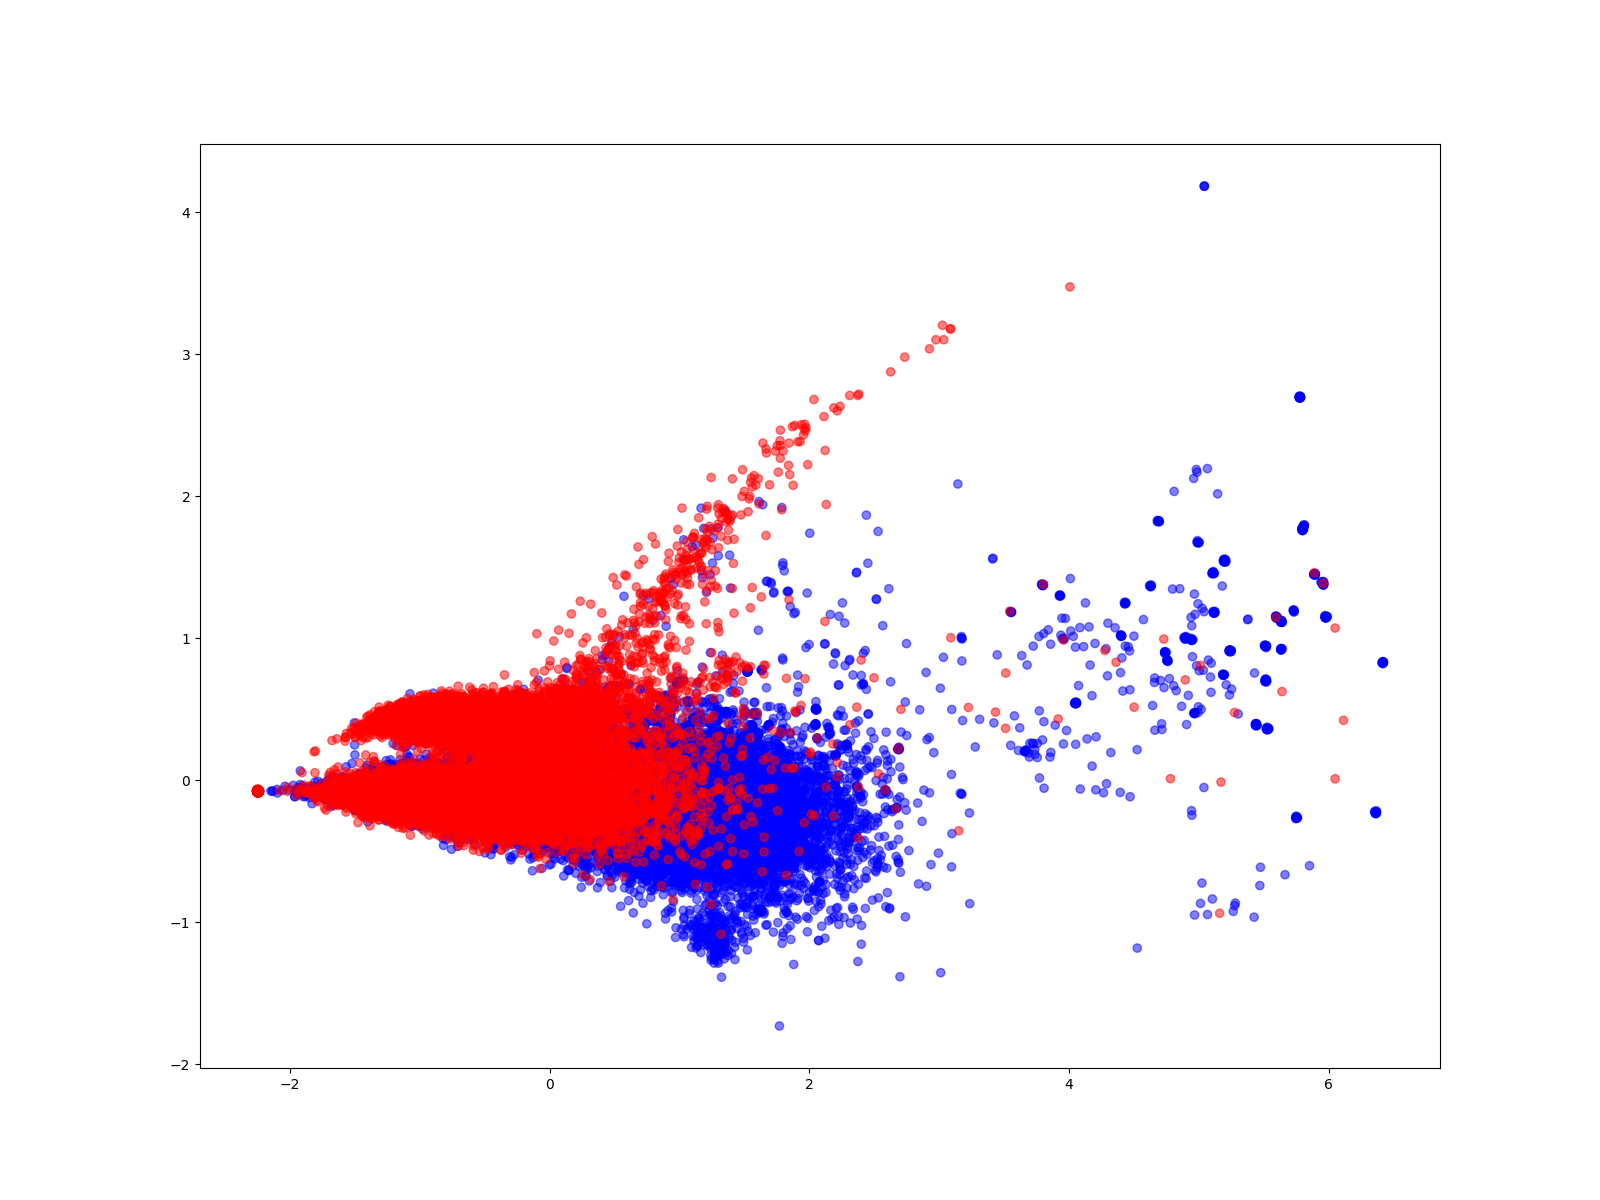

The Python source for this figure:
import matplotlib.pyplot as plt
from math import isclose
from sklearn.decomposition import PCA
import os
import networkx as nx
import numpy as np
import pandas as pd
from stellargraph import StellarGraph, datasets
from stellargraph.data import EdgeSplitter
from collections import Counter
import multiprocessing
from IPython.display import display, HTML
from sklearn.model_selection import train_test_split
from stellargraph.mapper import KGTripleGenerator
from stellargraph.layer import ComplEx
from tensorflow.keras import callbacks, optimizers, losses, metrics, regularizers, Model

#access the data
g0 = nx.read_graphml('/srv/abacus-1/txnetworks_blockchains/bitcoin/heur_1_networks_day/2019-12-31.graphml.bz2')
for i in range(1, 10):
    globals()["g"+str(i)] = nx.read_graphml('/srv/abacus-1/txnetworks_blockchains/bitcoin/heur_1_networks_day/2020-01-0' + str(i) + '.graphml.bz2')
for j in range(10,32):
    globals()["g"+str(j)] = nx.read_graphml('/srv/abacus-1/txnetworks_blockchains/bitcoin/heur_1_networks_day/2020-01-' + str(j) + '.graphml.bz2')

#compose g1-g31
R = nx.compose(g1, g2)
attr_n_tx = {e: g1.edges[e]['n_tx'] + g2.edges[e]['n_tx'] for e in g1.edges & g2.edges}
nx.set_edge_attributes(R, attr_n_tx, 'n_tx')
attr_value = {e: g1.edges[e]['value'] + g2.edges[e]['value'] for e in g1.edges & g2.edges}
nx.set_edge_attributes(R, attr_value, 'value')
for i in range(3,32):
    R = nx.compose(R, globals()["g"+str(i)])
    attr_n_tx = {e: R.edges[e]['n_tx'] + globals()["g"+str(i)].edges[e]['n_tx'] for e in R.edges & globals()["g"+str(i)].edges}
    nx.set_edge_attributes(R, attr_n_tx, 'n_tx')
    attr_value = {e: R.edges[e]['value'] + globals()["g"+str(i)].edges[e]['value'] for e in R.edges & globals()["g"+str(i)].edges}
    nx.set_edge_attributes(R, attr_value, 'value')
    i += 1

#g_newlinks
g_newlinks = R.copy()
g_newlinks.remove_nodes_from(n for n in R if n not in g0)
print('g_newlinks.number_of_nodes: '+ str(g_newlinks.number_of_nodes()))
print('g_newlinks.number_of_edges: ' + str(g_newlinks.number_of_edges()))

#g_oldlinks
g_oldlinks = g_newlinks.copy()
g_oldlinks.remove_edges_from(e for e in R.edges if e not in g0.edges)
print('g_oldlinks.number_of_nodes: ' + str(g_oldlinks.number_of_nodes()))
print('g_oldlinks.number_of_edges: ' + str(g_oldlinks.number_of_edges()))

g_newlinks = StellarGraph.from_networkx(g_newlinks,edge_weight_attr="n_tx" and "value")
print(g_newlinks.info())

# Define an edge splitter on the original graph:
edge_splitter_test = EdgeSplitter(g_newlinks)

# Randomly sample a fraction p=0.1 of all positive links, and same number of negative links, from graph, and obtain the
# reduced graph graph_test with the sampled links removed:
graph_test, examples_test, labels_test = edge_splitter_test.train_test_split(
    p=0.1, method="global"
)
#graph_test = StellarGraph.from_networkx(graph_test)
print(graph_test.info())

# Do the same process to compute a training subset from within the test graph
edge_splitter_train = EdgeSplitter(graph_test, g_newlinks)
graph_train, examples, labels = edge_splitter_train.train_test_split(
    p=0.1, method="global"
)
(
    examples_train,
    examples_model_selection,
    labels_train,
    labels_model_selection,
) = train_test_split(examples, labels, train_size=0.75, test_size=0.25)

print(graph_train.info())

df1 = pd.DataFrame(
    [
        (
            "Training Set",
            len(examples_train),
            "Train Graph",
            "Old Graph",
            "Train the Link Classifier",
        ),
        (
            "Model Selection",
            len(examples_model_selection),
            "Train Graph",
            "Old Graph",
            "Select the best Link Classifier model",
        ),
        (
            "Test set",
            len(examples_test),
            "Test Graph",
            "New Graph",
            "Evaluate the best Link Classifier",
        ),
    ],
    columns=("Split", "Number of Examples", "Hidden from", "Picked from", "Use"),
).set_index("Split")
display(df1)

p = 1.0
q = 1.0
dimensions = 128
num_walks = 1
walk_length = 100
window_size = 10
num_epochs = 1
workers = multiprocessing.cpu_count()

from stellargraph.data import BiasedRandomWalk
from gensim.models import Word2Vec


def node2vec_embedding(graph, name):
    rw = BiasedRandomWalk(graph)
    walks = rw.run(graph.nodes(), n=num_walks, length=walk_length, p=p, q=q)
    print(f"Number of random walks for '{name}': {len(walks)}")

    model = Word2Vec(
        walks,
        vector_size=dimensions,
        window=window_size,
        min_count=0,
        sg=1,
        workers=workers,
        epochs=num_epochs,
    )

    def get_embedding(u):
        return model.wv[u]

    return get_embedding

embedding_train = node2vec_embedding(graph_train, "Train Graph")

from sklearn.pipeline import Pipeline
from sklearn.linear_model import LogisticRegressionCV
from sklearn.metrics import roc_auc_score
from sklearn.preprocessing import StandardScaler


# 1. link embeddings
def link_examples_to_features(link_examples, transform_node, binary_operator):
    return [
        binary_operator(transform_node(src), transform_node(dst))
        for src, dst in link_examples
    ]


# 2. training classifier
def train_link_prediction_model(
    link_examples, link_labels, get_embedding, binary_operator
):
    clf = link_prediction_classifier()
    link_features = link_examples_to_features(
        link_examples, get_embedding, binary_operator
    )
    clf.fit(link_features, link_labels)
    return clf


def link_prediction_classifier(max_iter=2000):
    lr_clf = LogisticRegressionCV(Cs=10, cv=10, scoring="roc_auc", max_iter=max_iter)
    return Pipeline(steps=[("sc", StandardScaler()), ("clf", lr_clf)])


# 3. and 4. evaluate classifier
def evaluate_link_prediction_model(
    clf, link_examples_test, link_labels_test, get_embedding, binary_operator
):
    link_features_test = link_examples_to_features(
        link_examples_test, get_embedding, binary_operator
    )
    score = evaluate_roc_auc(clf, link_features_test, link_labels_test)
    return score


def evaluate_roc_auc(clf, link_features, link_labels):
    predicted = clf.predict_proba(link_features)

    # check which class corresponds to positive links
    positive_column = list(clf.classes_).index(1)
    return roc_auc_score(link_labels, predicted[:, positive_column])

def operator_hadamard(u, v):
    return u * v


def operator_l1(u, v):
    return np.abs(u - v)


def operator_l2(u, v):
    return (u - v) ** 2


def run_link_prediction(binary_operator):
    clf = train_link_prediction_model(
        examples_train, labels_train, embedding_train, binary_operator
    )
    score = evaluate_link_prediction_model(
        clf,
        examples_model_selection,
        labels_model_selection,
        embedding_train,
        binary_operator,
    )

    return {
        "classifier": clf,
        "binary_operator": binary_operator,
        "score": score,
    }


binary_operators = [operator_hadamard, operator_l1, operator_l2]

results = [run_link_prediction(op) for op in binary_operators]
best_result = max(results, key=lambda result: result["score"])

print(f"Best result from '{best_result['binary_operator'].__name__}'")

df2=pd.DataFrame(
    [(result["binary_operator"].__name__, result["score"]) for result in results],
    columns=("name", "ROC AUC score"),
).set_index("name")
display(df2)

embedding_test = node2vec_embedding(graph_test, "Test Graph")

test_score = evaluate_link_prediction_model(
    best_result["classifier"],
    examples_test,
    labels_test,
    embedding_test,
    best_result["binary_operator"],
)
print(
    f"ROC AUC score on test set using '{best_result['binary_operator'].__name__}': {test_score}"
)

# Calculate edge features for test data
link_features = link_examples_to_features(
    examples_test, embedding_test, best_result["binary_operator"]
)

# Learn a projection from 128 dimensions to 2
pca = PCA(n_components=2)
X_transformed = pca.fit_transform(link_features)

# plot the 2-dimensional points
plt.figure(figsize=(16, 12))
plt.scatter(
    X_transformed[:, 0],
    X_transformed[:, 1],
    c=np.where(labels_test == 1, "b", "r"),
    alpha=0.5,
)
plt.show()
plt.savefig('WDK_month_traintestg2.png')

